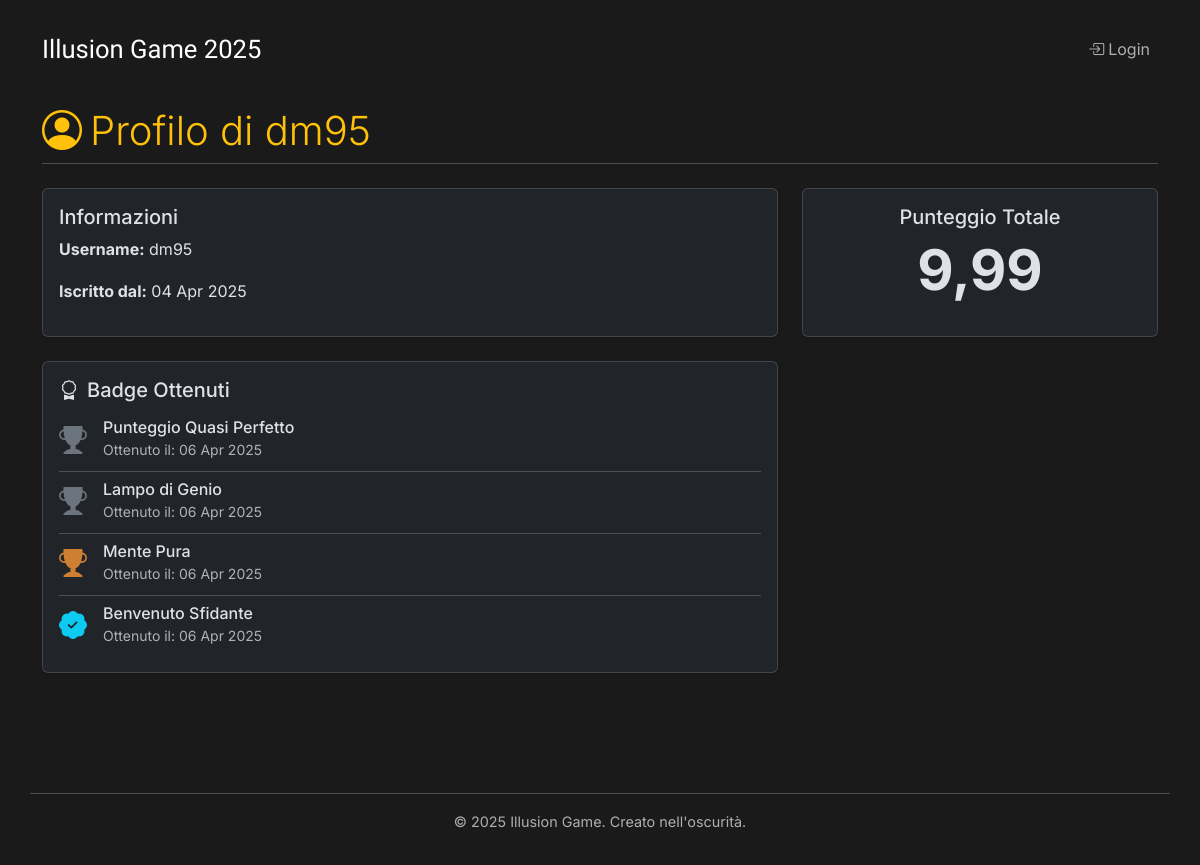
The page /profilo/dm95/ on the database its author committed.
### enigmas/models.py (models this page shows, shortened)
class UserBadge(models.Model):
    utente = models.ForeignKey(User, on_delete=models.CASCADE)
    badge = models.ForeignKey(Badge, on_delete=models.CASCADE)
    data_ottenimento = models.DateTimeField(auto_now_add=True) # Data in cui è stato ottenuto
    class Meta:
        unique_together = ('utente', 'badge')
        ordering = ['-data_ottenimento']
        verbose_name = "Badge Utente"
        verbose_name_plural = "Badges Utenti"

class Badge(models.Model):
    nome = models.CharField(max_length=100, unique=True)
    descrizione = models.TextField(help_text="Cosa bisogna fare per ottenere questo badge?")
    rarita = models.CharField(max_length=20, choices=[('Comune', 'Comune'), ('Bronzo', 'Bronzo'), ('Argento', 'Argento'), ('Oro', 'Oro')], default='Bronzo') # Esempio di rarità
    class Meta:
        ordering = ['nome']
        verbose_name = "Badge"
        verbose_name_plural = "Badges"

### enigmas/views.py (the view)
# urls.py: path('profilo/<str:username>/', views.profile_view, name='profile_view'),
def profile_view(request, username):
    profile_user = get_object_or_404(User, username=username)
    punteggio_totale_obj = RispostaUtente.objects.filter(
        utente=profile_user,
        is_corretta=True
    ).aggregate(punteggio_totale=Sum('punteggio'))
    punteggio_totale = punteggio_totale_obj['punteggio_totale'] or 0
    badges_utente = UserBadge.objects.filter(utente=profile_user).select_related('badge')
    context = {
        'profile_user': profile_user,
        'punteggio_totale': punteggio_totale,
        'badges': badges_utente, # <-- Passiamo i badge al template
    }
    return render(request, 'enigmas/profile_detail.html', context)

### enigmas/context_processors.py (called while the page is built)
def unread_notifications_count(request):
    count = 0
    if request.user.is_authenticated:
        count = Notifica.objects.filter(utente=request.user, letta=False).count()
    return {'unread_notifications_count': count}

### enigmas/templates/enigmas/profile_detail.html (shortened to what this page needs)
{% extends 'enigmas/base.html' %}
{% load static %}
{% block content %}
    <h2 class="border-bottom pb-2 mb-4 display-6">
        <i class="bi bi-person-circle me-2"></i>Profilo di {{ profile_user.username }}
    </h2>
    <div class="row">
        <div class="col-md-8">
            <div class="card shadow-sm mb-4">
                <div class="card-body">
                    <h4 class="card-title fs-5">Informazioni</h4>
                    <p><strong>Username:</strong> {{ profile_user.username }}</p>
                    <p><strong>Iscritto dal:</strong> {{ profile_user.date_joined|date:"d M Y" }}</p>
                </div>
            </div>
            <div class="card shadow-sm mb-4">
               <div class="card-body">
                   <h4 class="card-title fs-5"><i class="bi bi-award me-2"></i>Badge Ottenuti</h4>
                   {% if badges %}
                       <div class="list-group list-group-flush">
                           {% for user_badge in badges %}
                               <div class="list-group-item d-flex align-items-center bg-transparent px-0">
                                   <span class="me-3 fs-3">
                                       {% if user_badge.badge.rarita == 'Oro' %}
                                           <i class="bi bi-trophy-fill text-warning" title="Rarità: Oro"></i>
                                       {% elif user_badge.badge.rarita == 'Argento' %}
                                           <i class="bi bi-trophy-fill text-secondary" title="Rarità: Argento"></i>
                                       {% elif user_badge.badge.rarita == 'Bronzo' %}
                                           <i class="bi bi-trophy-fill" style="color:#cd7f32;" title="Rarità: Bronzo"></i>
                                       {% else %}
                                            <i class="bi bi-patch-check-fill text-info" title="Rarità: Comune"></i>
                                       {% endif %}
                                   </span>
                                   <div class="flex-grow-1">
                                       <h6 class="mb-0">{{ user_badge.badge.nome }}</h6>
                                       <small class="text-body-secondary"
                                              data-bs-toggle="tooltip"
                                              data-bs-placement="top"
                                              title="{{ user_badge.badge.descrizione }}">
                                           Ottenuto il: {{ user_badge.data_ottenimento|date:"d M Y" }}
                                       </small>
                                   </div>
                               </div>
                           {% endfor %}
                       </div>
                   {% else %}
                       <p class="text-body-secondary"><em>Nessun badge ottenuto finora. Continua a giocare!</em></p>
                   {% endif %}
               </div>
            </div>
        </div>
        <div class="col-md-4">
             <div class="card shadow-sm mb-4">
                <div class="card-body text-center">
                    <h4 class="card-title fs-5">Punteggio Totale</h4>
                    <p class="display-4 fw-bold">{{ punteggio_totale|floatformat:2 }}</p>
                </div>
             </div>
        </div>
    </div>
{% endblock %}

### enigmas/static/enigmas/css/style.css (style rules this page uses)
body { background-color: #1a1a1a; color: #e0e0e0; font-family: 'Courier New', Courier, monospace; margin: 0; padding: 0; line-height: 1.6; }
h2, h3 { color: #FFC109; border-bottom: 1px solid #555; padding-bottom: 0.5rem; margin-bottom: 1.5rem; }

### enigmas/templates/enigmas/base.html (style rules this page uses)
body { font-family: 'Inter', sans-serif; background-color: #1a1a1a; display: flex; flex-direction: column; min-height: 100vh; }
.flex-grow-1 { flex-grow: 1; }

### rows shown on the page
UserBadge: badge.nome "Punteggio Quasi Perfetto", data_ottenimento "06 Apr 2025"
UserBadge: badge.nome "Lampo di Genio", data_ottenimento "06 Apr 2025"
UserBadge: badge.nome "Mente Pura", data_ottenimento "06 Apr 2025"
UserBadge: badge.nome "Benvenuto Sfidante", data_ottenimento "06 Apr 2025"

### other values the page prints
{{ profile_user.username }} "dm95"
{{ profile_user.date_joined|date:"d M Y" }} "04 Apr 2025"
{{ punteggio_totale|floatformat:2 }} "9,99"
